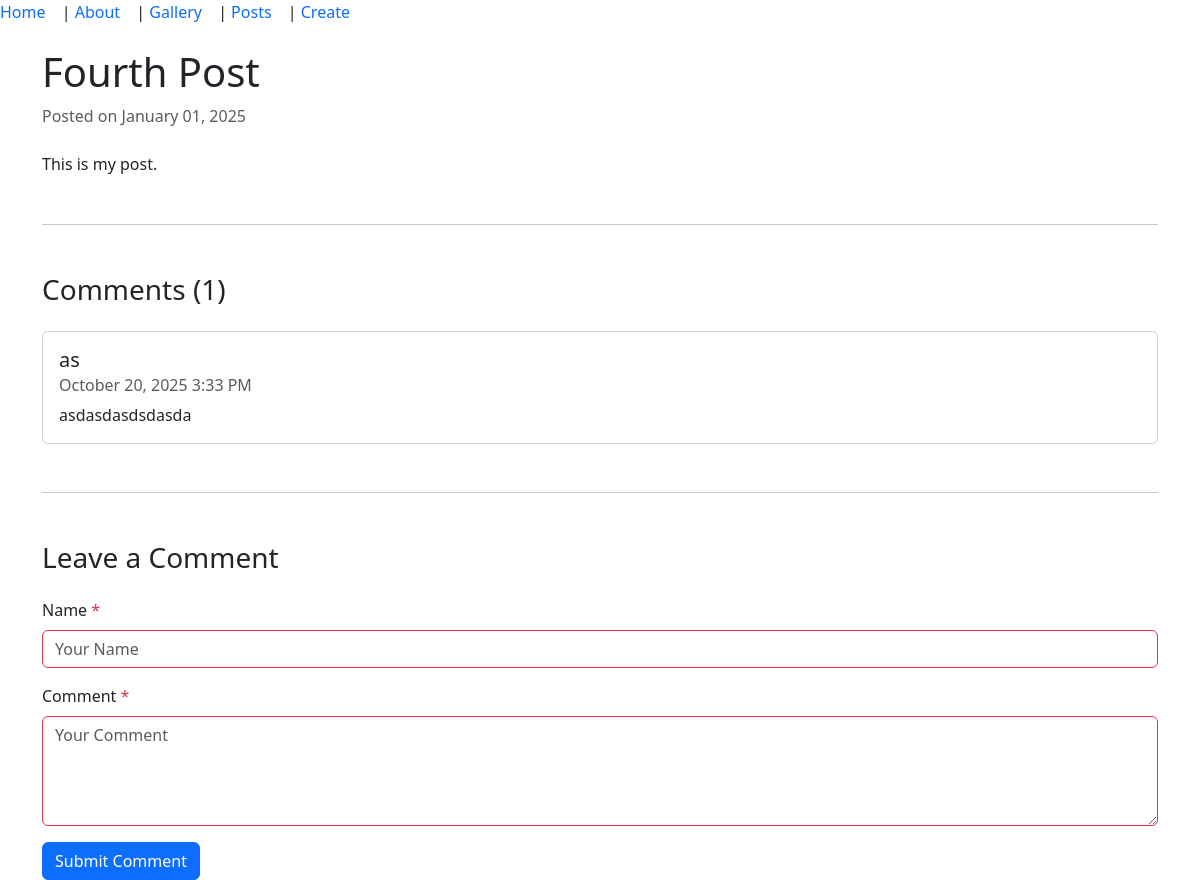
The app's page /post/4/ with its own data.
### pages/models.py (models this page shows, shortened)
class Post(models.Model):
    title = models.CharField(max_length=100, validators=[MinLengthValidator(3)])
    body = models.TextField(validators=[MinLengthValidator(10)])
    created_at = models.DateTimeField(auto_now_add=True)
    class Meta:
        ordering = ['-created_at']
        constraints = [
            models.UniqueConstraint(fields=['title'], name='unique_post_title')
        ]

class Comment(models.Model):
    post = models.ForeignKey(Post, on_delete=models.CASCADE, related_name='comments')
    author = models.CharField(max_length=100)
    text = models.TextField()
    created_at = models.DateTimeField(auto_now_add=True)

### pages/views.py (the view)
# urls.py: path('post/<int:pk>/', views.post_view, name='post_view'),
def post_view(request, pk):
    post = get_object_or_404(Post, pk=pk)
    comments = post.comments.all().order_by('-created_at')
    comment_form = CommentForm()
    context = {
        'post': post,
        'comments': comments,
        'comment_form': comment_form,
    }
    return render(request, 'post_detail.html', context)

### pages/forms.py (shortened to what this page needs)
class CommentForm(forms.ModelForm):
    class Meta:
        model = Comment
        fields = ['author', 'text']
        widgets = {
            'author': forms.TextInput(attrs={
                'class': 'form-control',
                'placeholder': 'Your Name'
            }),
            'text': forms.Textarea(attrs={
                'class': 'form-control',
                'placeholder': 'Your Comment',
                'rows': 4
            }),
        }
        labels = {
            'author': 'Name',
            'text': 'Comment',
        }

### pages/templates/post_detail.html (shortened to what this page needs)
{% extends "base.html" %}
{% load static %}
{% block content %}
<div class="container mt-4">
    <article class="post-detail">
        <h1>{{ post.title }}</h1>
        <p class="text-muted">
            Posted on {{ post.created_at|date:"F d, Y" }}
        </p>
        <div class="post-content mt-4">
            {{ post.body|linebreaks }}
        </div>
    </article>
    <hr class="my-5">
    <section class="comments-section">
        <h3>Comments ({{ comments.count }})</h3>
        {% if comments %}
            <div class="comments-list mt-4">
                {% for comment in comments %}
                <div class="card mb-3">
                    <div class="card-body">
                        <h5 class="card-title">{{ comment.author }}</h5>
                        <h6 class="card-subtitle mb-2 text-muted">
                            {{ comment.created_at|date:"F d, Y g:i A" }}
                        </h6>
                        <p class="card-text">{{ comment.text }}</p>
                    </div>
                </div>
                {% endfor %}
            </div>
        {% else %}
            <p class="text-muted">No comments yet. Be the first to comment!</p>
        {% endif %}
    </section>
    <hr class="my-5">
    <section class="comment-form-section">
        <h3>Leave a Comment</h3>
        <form method="post" action="{% url 'add_comment' post.pk %}" class="mt-4">
            <div class="mb-3">
                <label for="{{ comment_form.author.id_for_label }}" class="form-label">
                    {{ comment_form.author.label }} <span class="text-danger">*</span>
                </label>
                {{ comment_form.author }}
            </div>
            <div class="mb-3">
                <label for="{{ comment_form.text.id_for_label }}" class="form-label">
                    {{ comment_form.text.label }} <span class="text-danger">*</span>
                </label>
                {{ comment_form.text }}
            </div>
            <button type="submit" class="btn btn-primary">Submit Comment</button>
        </form>
    </section>
</div>
{% endblock %}

### pages/static/css/style.css (style rules this page uses)
body { font-family: system-ui, Arial, sans-serif; margin: 2rem; }
h1 { margin: 0 0 1rem; }

### pages/templates/post_detail.html (style rules this page uses)
.form-control.is-invalid, .form-control:invalid { border-color: #dc3545; }

### records on screen
Post: title "Fourth Post", created_at "January 01, 2025", body "This is my post."
Comment: author "as", created_at "October 20, 2025 3:33 PM", text "asdasdasdsdasda"

### other values on screen
{{ comments.count }} "1"
{{ comment_form.author.label }} "Name"
{{ comment_form.text.label }} "Comment"
